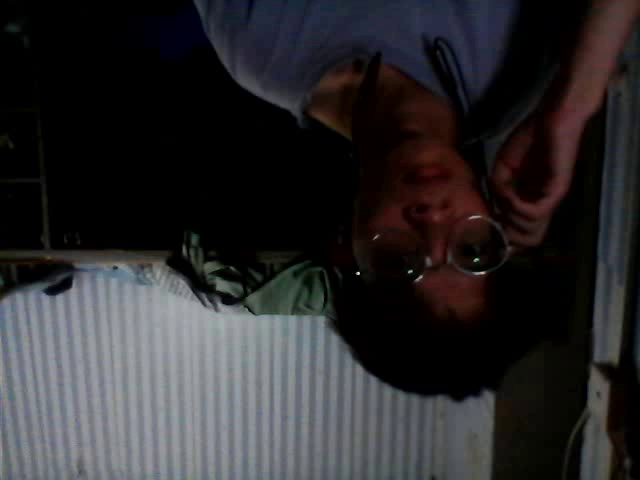
#> input picture frame 0 of Opencv/机器学习/Captrue部分/0.mp4, 640 x 480 px, given in place of slow.flv, which was not available
$ python Camshift.py
#> lines starting #> are read from the running program, lines starting #| are printed output that depends on the picture; after the words box and inside, x2 and y2 are one past the last pixel; in counts of white or black regions, pixels touching at a corner belong together; pictures that were not available may be replaced by others from this repository, and a replacement may not be noted
import numpy as np
import cv2 as cv
cap = cv.VideoCapture('slow.flv')
# 获取视频的第一帧
ret,frame = cap.read()
#> frame is the input picture: shape (480, 640, 3); mean B, G, R 44.7, 42.6, 44.1
# 设置窗口的初始位置
r,h,c,w = 250,90,400,125  # 简单地硬编码值
track_window = (c,r,w,h)
# 设置 ROI(图像范围)以进行跟踪
roi = frame[r:r+h, c:c+w]
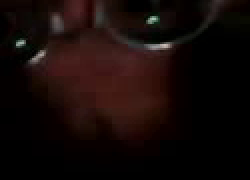
#> roi: shape (90, 125, 3) (shown 2 times larger); mean B, G, R 7.8, 9.6, 20.4
hsv_roi =  cv.cvtColor(roi, cv.COLOR_BGR2HSV)
#> hsv_roi: shape (90, 125, 3); mean H, S, V 16.2, 134.6, 20.6
mask = cv.inRange(hsv_roi, np.array((0., 60.,32.)), np.array((180.,255.,255.)))
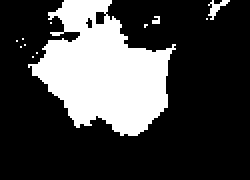
#> mask: shape (90, 125) (shown 2 times larger); 26.5% white; 12 white regions (10 under 20 px), largest, box (x1, y1, x2, y2) and area: (14, 0, 88, 68) 2921, (104, 0, 115, 10) 42
roi_hist = cv.calcHist([hsv_roi],[0],mask,[180],[0,180])
#> roi_hist = 180 values, max 524 at index 4, min 0 at index 13, mean 16.59
cv.normalize(roi_hist,roi_hist,0,255,cv.NORM_MINMAX)
# 设置结束标志，10 次迭代或至少 1 次移动
term_crit = ( cv.TERM_CRITERIA_EPS | cv.TERM_CRITERIA_COUNT, 10, 1 )
while(1):
    ret ,frame = cap.read()
    if ret == True:
        hsv = cv.cvtColor(frame, cv.COLOR_BGR2HSV)
#> hsv: shape (480, 640, 3); mean H, S, V 52.4, 73.5, 49.2
        dst = cv.calcBackProject([hsv],[0],roi_hist,[0,180],1)
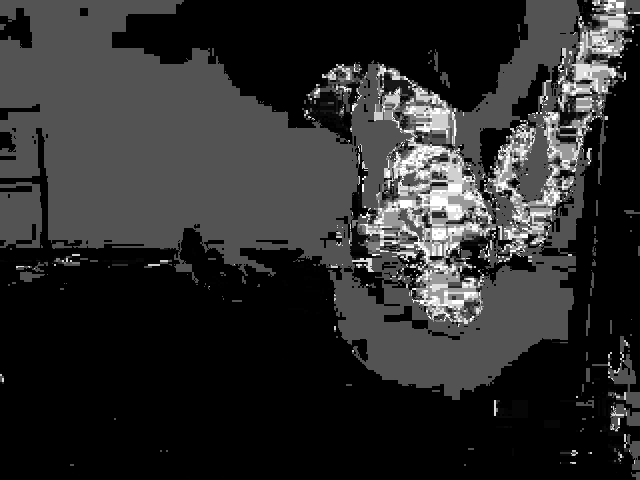
#> dst: shape (480, 640); min 0, max 255, mean 44.3
        # 运行 Camshift 用以获取新的位置
        ret, track_window = cv.CamShift(dst, track_window, term_crit)
#> ret = ((445.5, 281), (126.3, 154.1), 104.2); track_window = (370, 219, 151, 124)
        # 绘制到新图像中
        pts = cv.boxPoints(ret)
#> pts = [[386.3, 200.9], [535.7, 238.7], [504.7, 361.1], [355.3, 323.3]]
        pts = np.int0(pts)
#> pts = [[386, 200], [535, 238], [504, 361], [355, 323]]
        img2 = cv.polylines(frame,[pts],True, 255,2)
        cv.imshow('img2',img2)
        k = cv.waitKey(60) & 0xff
#> (key Esc is pressed here)
        if k == 27:
            break
        else:
            cv.imwrite(chr(k)+".jpg",img2)
    else:
        break
cv.destroyAllWindows()
cap.release()
